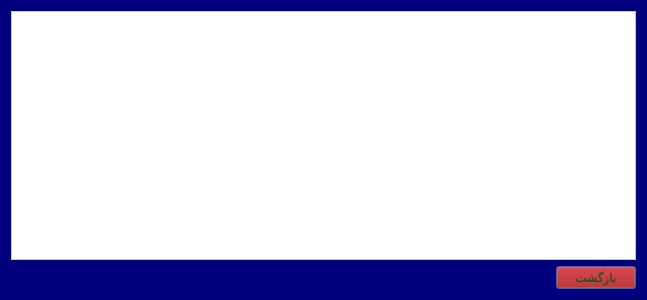
<?xml version="1.0" encoding="UTF-8"?>
<ui version="4.0">
 <class>show_accounts</class>
 <widget class="QDialog" name="show_accounts">
  <property name="geometry">
   <rect>
    <x>0</x>
    <y>0</y>
    <width>647</width>
    <height>300</height>
   </rect>
  </property>
  <property name="windowTitle">
   <string>Dialog</string>
  </property>
  <property name="styleSheet">
   <string notr="true">background-image: url();
background-color: rgb(0, 0, 127);</string>
  </property>
  <layout class="QGridLayout" name="gridLayout_2">
   <item row="0" column="0">
    <widget class="QScrollArea" name="scrollArea">
     <property name="styleSheet">
      <string notr="true">background-image: url();
background-color: rgb(255, 255, 255);</string>
     </property>
     <property name="widgetResizable">
      <bool>true</bool>
     </property>
     <widget class="QWidget" name="scrollAreaWidgetContents">
      <property name="geometry">
       <rect>
        <x>0</x>
        <y>0</y>
        <width>623</width>
        <height>238</height>
       </rect>
      </property>
      <layout class="QGridLayout" name="gridLayout">
       <item row="0" column="0">
        <layout class="QVBoxLayout" name="verticalLayout"/>
       </item>
      </layout>
     </widget>
    </widget>
   </item>
   <item row="1" column="0">
    <layout class="QHBoxLayout" name="horizontalLayout">
     <item>
      <spacer name="horizontalSpacer">
       <property name="orientation">
        <enum>Qt::Horizontal</enum>
       </property>
       <property name="sizeHint" stdset="0">
        <size>
         <width>40</width>
         <height>20</height>
        </size>
       </property>
      </spacer>
     </item>
     <item>
      <widget class="QPushButton" name="pushButton">
       <property name="styleSheet">
        <string notr="true">background-color: rgb(170, 0, 0);
color: rgb(0, 85, 0);</string>
       </property>
       <property name="text">
        <string>بازگشت</string>
       </property>
      </widget>
     </item>
    </layout>
   </item>
  </layout>
 </widget>
 <resources/>
 <connections/>
</ui>
